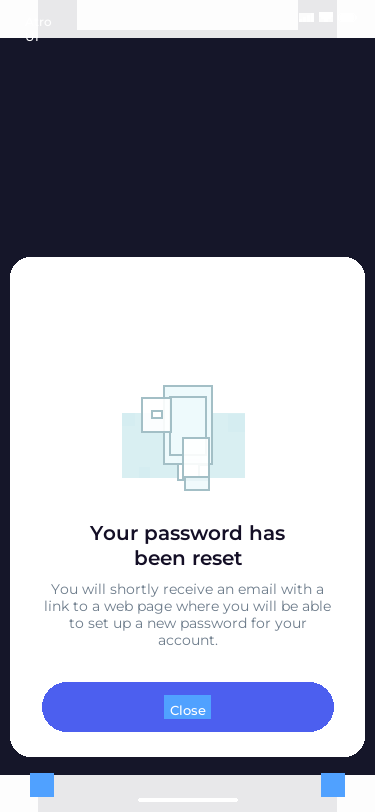
#> input picture lab/sketch/targets/Account_Success_Overlay.png, 375 x 812 px; its folder holds only this picture in this run
$ python gate_parity.py targets/Account_Success_Overlay.png
#> lines starting #> are read from the running program, lines starting #| are printed output that depends on the picture
#!/usr/bin/env python3
"""The parity gate: Splash frozen render vs the CSS reference, deterministically.

The judge drifts and answers only what it is asked; this measures. The CSS
render (Chrome, same compiler logic) is the reference because it is
re-renderable and already ≈ the design. Per screen:

  px        mean absolute pixel difference over the common area (0-255 scale)
  clip      text-clipping proxy: strings from the spec that the CSS render's
            own compile emitted whole — a Splash render that clips mid-word
            diverges most where glyphs are, so px in TEXT ROWS is reported too
  worst     the 3 screens with the highest px, named — the next fix's targets

An iteration of the loop is: change one thing, re-render, re-run this. The
number moves or the change is reverted. LLM judging happens once per few
iterations as a gestalt check, never as the loop signal.

Usage: gate_parity.py [--tag iter0]
"""
import json
import pathlib
import sys

import numpy as np
from PIL import Image

HERE = pathlib.Path(__file__).resolve().parent


def norm(path, width=375):
#> called with width = 375
    im = Image.open(path).convert("RGB")
#> im is the input picture: PIL image 375x812 RGB; mean R, G, B 165.6, 168, 181.3
    h = round(im.height * width / im.width)
#> h = 812
    return np.asarray(im.resize((width, h), Image.LANCZOS), dtype=np.int16)


def main():
    tag = sys.argv[sys.argv.index("--tag") + 1] if "--tag" in sys.argv else "iter"
    ref_dir = HERE / (sys.argv[sys.argv.index("--ref") + 1] if "--ref" in sys.argv else "targets")
    spl_dir = HERE / (sys.argv[sys.argv.index("--splash") + 1] if "--splash" in sys.argv else "frozen")
    css_dir = HERE / (sys.argv[sys.argv.index("--css") + 1] if "--css" in sys.argv else "css")
    rows = []
    for r in sorted(ref_dir.glob("*.png")):
        f, c = spl_dir / r.name, css_dir / r.name
        if not (f.exists() and c.exists()):
            continue
        ref = norm(r)
        entry = {"screen": r.stem}
        for key, img in (("px", f), ("css_px", c)):
            a = norm(img)
            h = min(a.shape[0], ref.shape[0])
#> h = 812
            entry[key] = round(float(np.abs(a[:h] - ref[:h]).mean()), 2)
            # High-frequency "ink" channel: text and hairlines live in the
            # residual after a small box blur. Missing glyphs barely move the
            # raw mean (thin, sparse); they crater this one. Added after a
            # vanished-text regression scored as an improvement.
            if key == "px":
                def hf(x):
                    k = 3
                    blur = np.cumsum(np.cumsum(x.astype(np.float32), 0), 1)
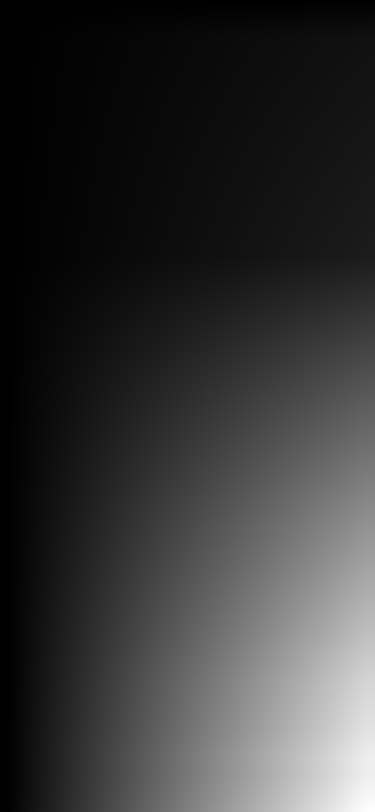
#> blur: shape (812, 375) float32; min 253, max 52269448, mean 11041293; drawn with min black and max white
                    return x[k:-k, k:-k].astype(np.float32) - (
                        blur[2*k:, 2*k:] - blur[:-2*k, 2*k:]
                        - blur[2*k:, :-2*k] + blur[:-2*k, :-2*k]) / (2*k)**2
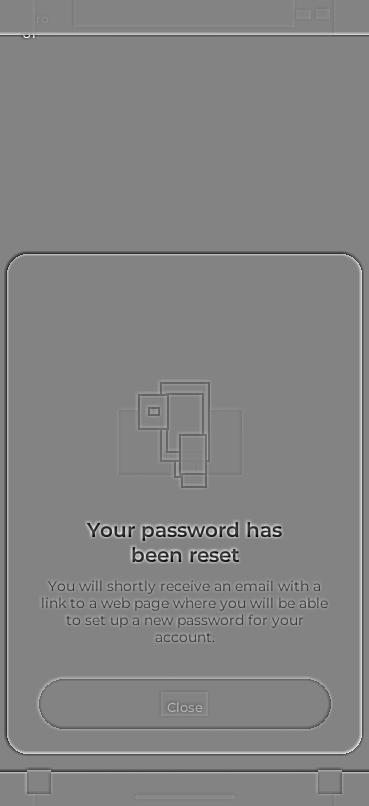
#> returned value: shape (806, 369) float32; min -189.1, max 177.5, mean 0; drawn with min black and max white
                ha, hr = hf(a[:h].mean(2)), hf(ref[:h].mean(2))
                entry["ink"] = round(float(np.abs(ha - hr).mean()), 2)
        rows.append(entry)
    out = HERE / f"parity-{tag}.json"
    out.write_text(json.dumps(rows))
    px = sorted(r["px"] for r in rows)
#> px = [0]
    cx = sorted(r["css_px"] for r in rows)
#> cx = [0]
    n = len(px)
#> n = 1
    print(f"{tag}: {n} screens vs DESIGN target")
#| iter: 1 screens vs DESIGN target
    print(f"  splash px: median {px[n//2]:.1f} · p90 {px[int(n*.9)]:.1f}")
#|   splash px: median 0.0 · p90 0.0
    print(f"  css    px: median {cx[n//2]:.1f} · p90 {cx[int(n*.9)]:.1f}   <- the control")
#|   css    px: median 0.0 · p90 0.0   <- the control
    ink = sorted(r.get("ink", 0) for r in rows)
#> ink = [0]
    print(f"  splash INK (text/hairline channel): median {ink[n//2]:.1f} · p90 {ink[int(n*.9)]:.1f}")
#|   splash INK (text/hairline channel): median 0.0 · p90 0.0
    worst = sorted(rows, key=lambda r: -r["px"])[:3]
#> worst = 1 item
    for w in worst:
        print(f"  worst: {w['screen']:<34} {w['px']}")
#> this loop made 1 pass
#|   worst: Account_Success_Overlay            0.0
    # Delta vs any previous tags on disk.
    for prev in sorted(HERE.glob("parity-*.json")):
        if prev == out:
            continue
        old = {r["screen"]: r["px"] for r in json.loads(prev.read_text())}
        deltas = [r["px"] - old[r["screen"]] for r in rows if r["screen"] in old]
        if deltas:
            import statistics
            print(f"  vs {prev.stem}: median Δpx {statistics.median(deltas):+.2f} "
                  f"({sum(1 for d in deltas if d < -0.5)} improved, "
                  f"{sum(1 for d in deltas if d > 0.5)} regressed)")


if __name__ == "__main__":
    main()

$ run again, on lab/sketch/targets/Calendar_View_4.png
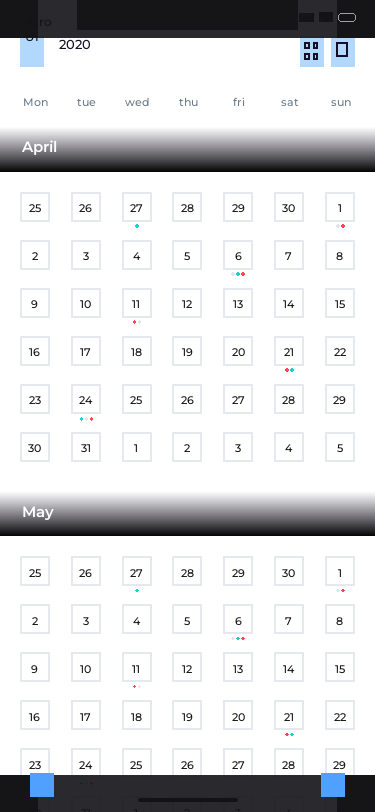
#> input picture lab/sketch/targets/Calendar_View_4.png, 375 x 812 px
#> in norm, im is the input picture: PIL image 375x812 RGB; mean R, G, B 216.9, 217.5, 219.3
#> in hf, `blur = np.cumsum(np.cumsum(x.astype(np.float32), 0), 1)`:
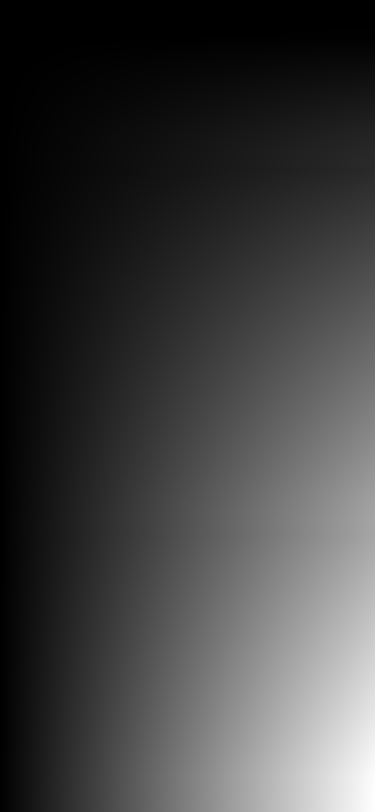
#> blur: shape (812, 375) float32; min 21.67, max 66352296, mean 16423491; drawn with min black and max white
#> in hf, `return x[k:-k, k:-k].astype(np.float32) - ( blur[2*k:, 2*k:] - blur[:-..`:
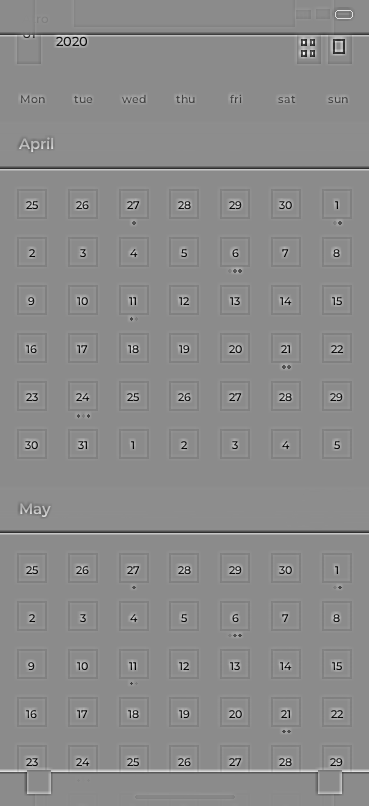
#> returned value: shape (806, 369) float32; min -193.1, max 159.7, mean 0; drawn with min black and max white
#> px = [0]
#> n = 1
#| iter: 1 screens vs DESIGN target
#|   splash px: median 0.0 · p90 0.0
#|   css    px: median 0.0 · p90 0.0   <- the control
#> ink = [0]
#|   splash INK (text/hairline channel): median 0.0 · p90 0.0
#> worst = 1 item
#> the loop in main, `for w in worst:` made 1 pass
#|   worst: Calendar_View_4                    0.0

$ run again, on lab/sketch/targets/Filter_Overlay.png
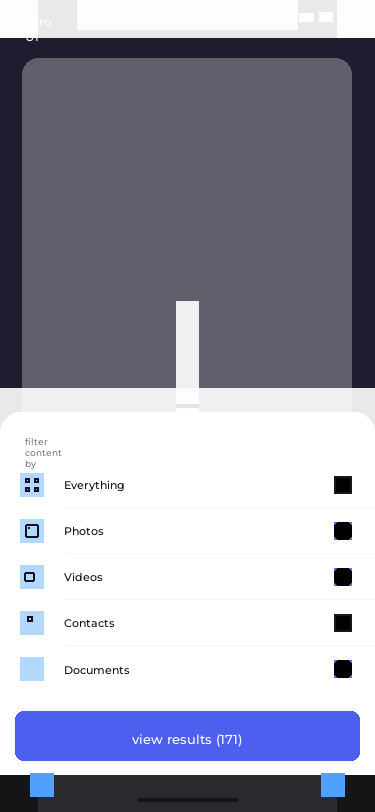
#> input picture lab/sketch/targets/Filter_Overlay.png, 375 x 812 px
#> in norm, im is the input picture: PIL image 375x812 RGB; mean R, G, B 159.9, 160.3, 175.7
#> in hf, `blur = np.cumsum(np.cumsum(x.astype(np.float32), 0), 1)`:
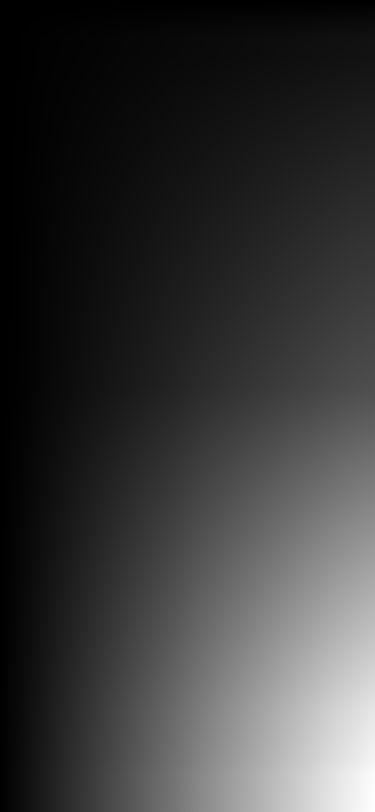
#> blur: shape (812, 375) float32; min 253, max 50339076, mean 11178070; drawn with min black and max white
#> in hf, `return x[k:-k, k:-k].astype(np.float32) - ( blur[2*k:, 2*k:] - blur[:-..`:
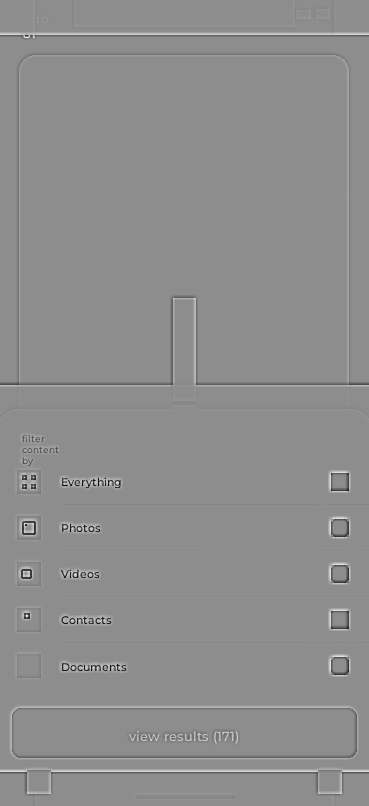
#> returned value: shape (806, 369) float32; min -214.5, max 171.6, mean 0.1; drawn with min black and max white
#> px = [0]
#> n = 1
#| iter: 1 screens vs DESIGN target
#|   splash px: median 0.0 · p90 0.0
#|   css    px: median 0.0 · p90 0.0   <- the control
#> ink = [0]
#|   splash INK (text/hairline channel): median 0.0 · p90 0.0
#> worst = 1 item
#> the loop in main, `for w in worst:` made 1 pass
#> w on pass 1: {'screen': 'Filter_Overlay', 'px': 0, 'ink': 0, 'css_px': 0}
#> (printed output is left out)

$ run again, on lab/sketch/targets/Alerts_View_6.png
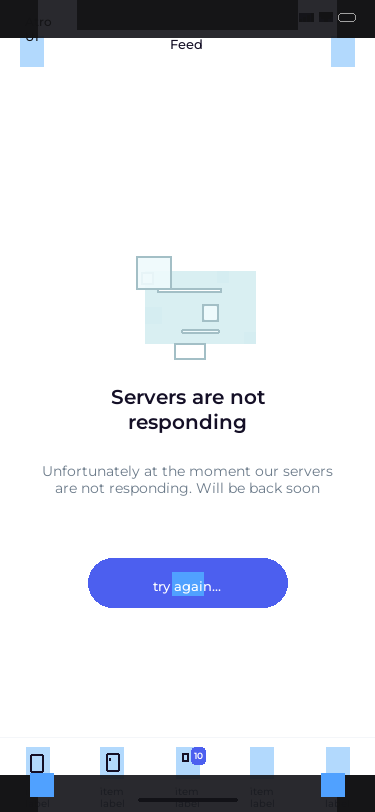
#> input picture lab/sketch/targets/Alerts_View_6.png, 375 x 812 px
#> in norm, im is the input picture: PIL image 375x812 RGB; mean R, G, B 224.7, 226.9, 232.8
#> in hf, `blur = np.cumsum(np.cumsum(x.astype(np.float32), 0), 1)`:
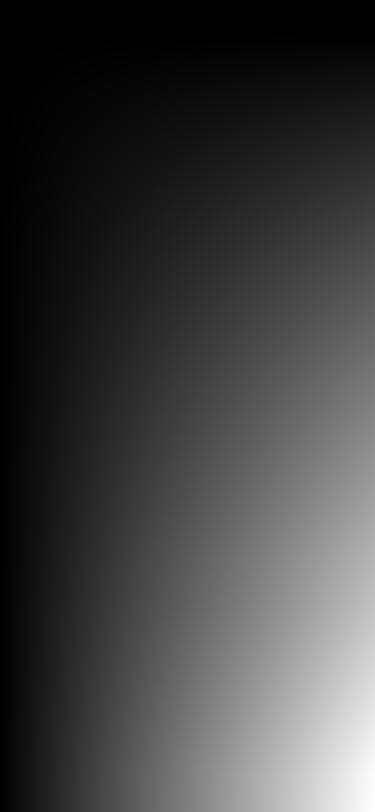
#> blur: shape (812, 375) float32; min 21.67, max 69458032, mean 17493400; drawn with min black and max white
#> in hf, `return x[k:-k, k:-k].astype(np.float32) - ( blur[2*k:, 2*k:] - blur[:-..`:
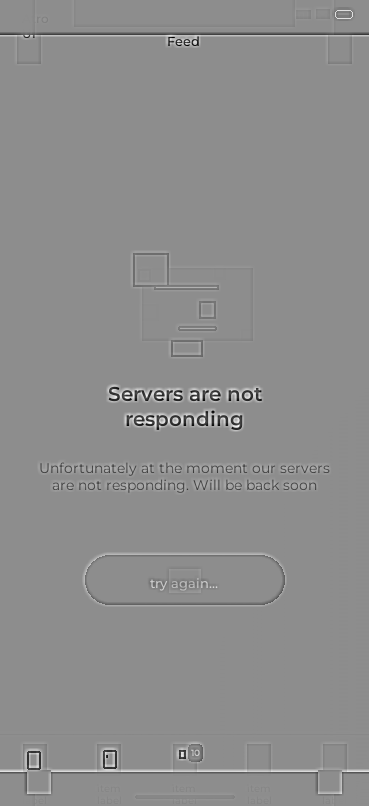
#> returned value: shape (806, 369) float32; min -197.6, max 159.3, mean 0; drawn with min black and max white
#> px = [0]
#> n = 1
#| iter: 1 screens vs DESIGN target
#|   splash px: median 0.0 · p90 0.0
#|   css    px: median 0.0 · p90 0.0   <- the control
#> ink = [0]
#|   splash INK (text/hairline channel): median 0.0 · p90 0.0
#> worst = 1 item
#> the loop in main, `for w in worst:` made 1 pass
#> w on pass 1: {'screen': 'Alerts_View_6', 'px': 0, 'ink': 0, 'css_px': 0}
#> (printed output is left out)
